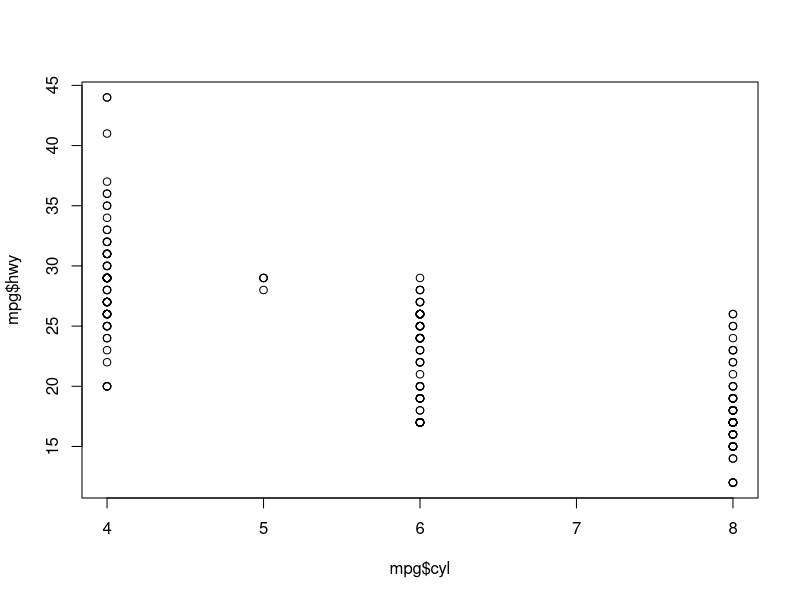
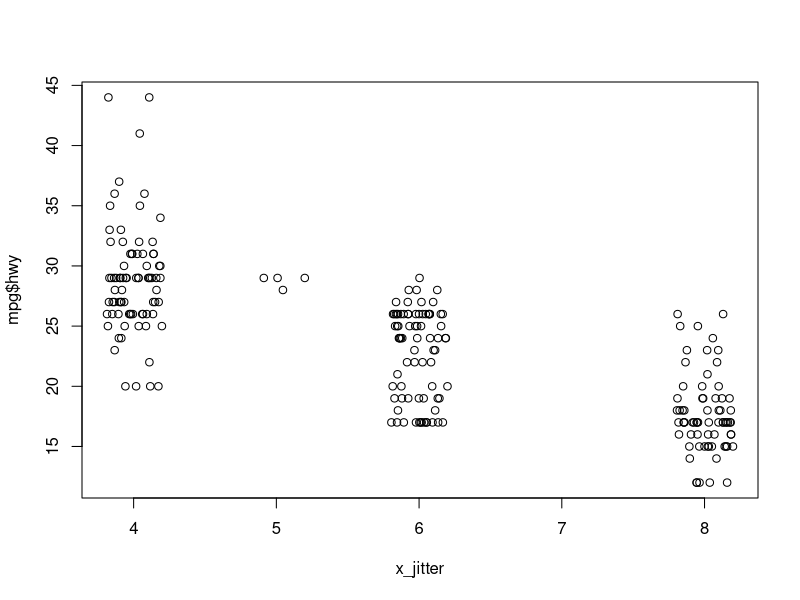
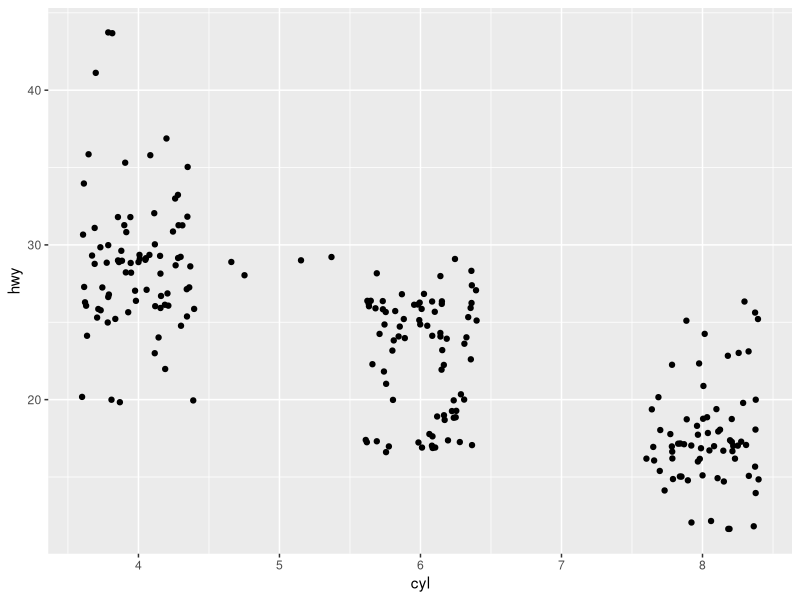
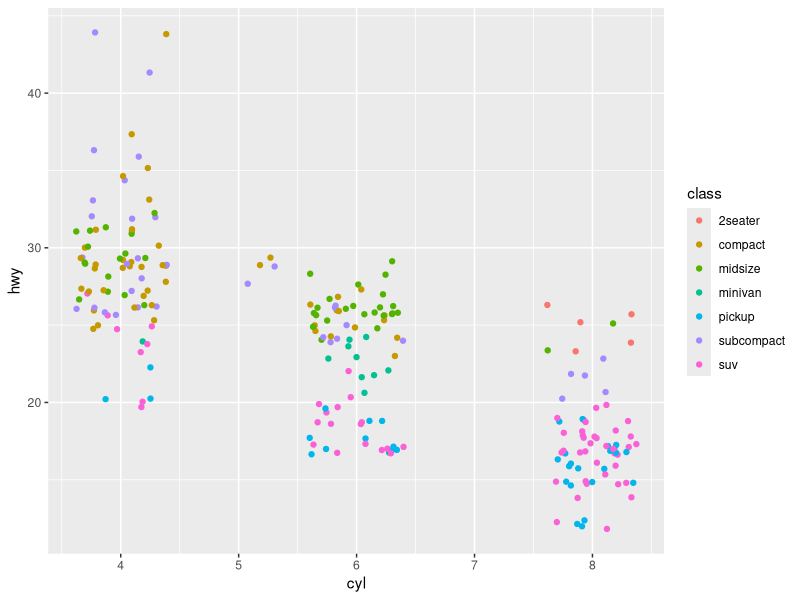
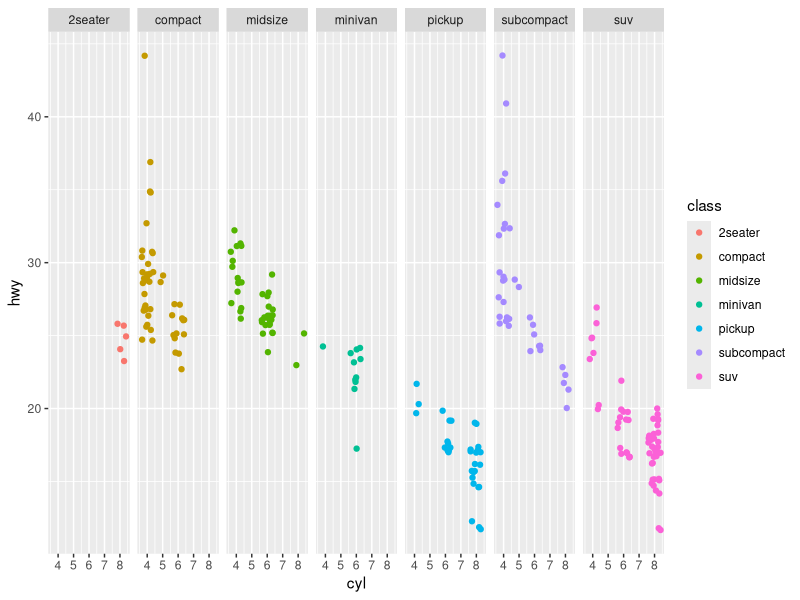
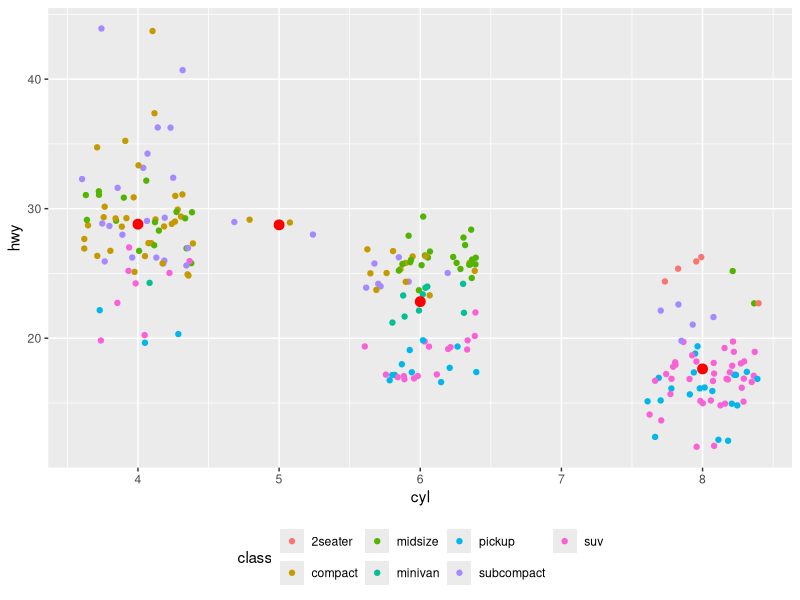

Reproduce these figures in R, in order.
library(tidyverse)
data(mpg)
force(mpg)


x_jitter <- jitter(mpg$cyl)   # Jitter with large factor
plot(mpg$cyl,mpg$hwy )   # Correlation plot after using large factor
plot(x_jitter,mpg$hwy )
par(bg = "#353436")                       # Set background color
dev.off()




#basic jitter plot
ggplot(mpg, aes(x = cyl, y = hwy)) +
  geom_jitter()

#adding color based on class
ggplot(mpg, aes(x = cyl, y = hwy, colour = class)) +
  geom_jitter()

#deviding plot using facet grid based on class
ggplot(mpg, aes(x = cyl, y = hwy, colour = class)) +
  geom_jitter() +
  facet_grid(~class)
#adding mean and legend to the plot
ggplot(mpg, aes(x = cyl, y = hwy, colour = class)) +
  geom_jitter() +
  stat_summary(
    fun = mean,
    geom = "point",
    size = 3,
    color = "red")+
  scale_fill_brewer()+
  theme(legend.position="bottom")



